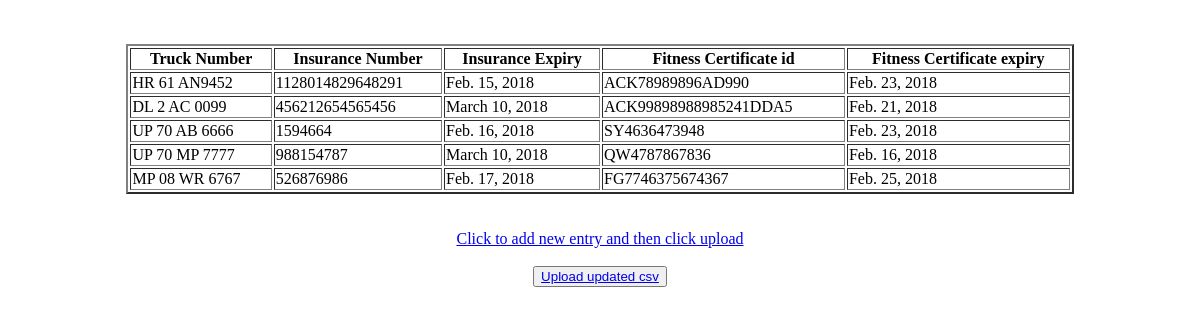
The app's page /tabular/, older data.
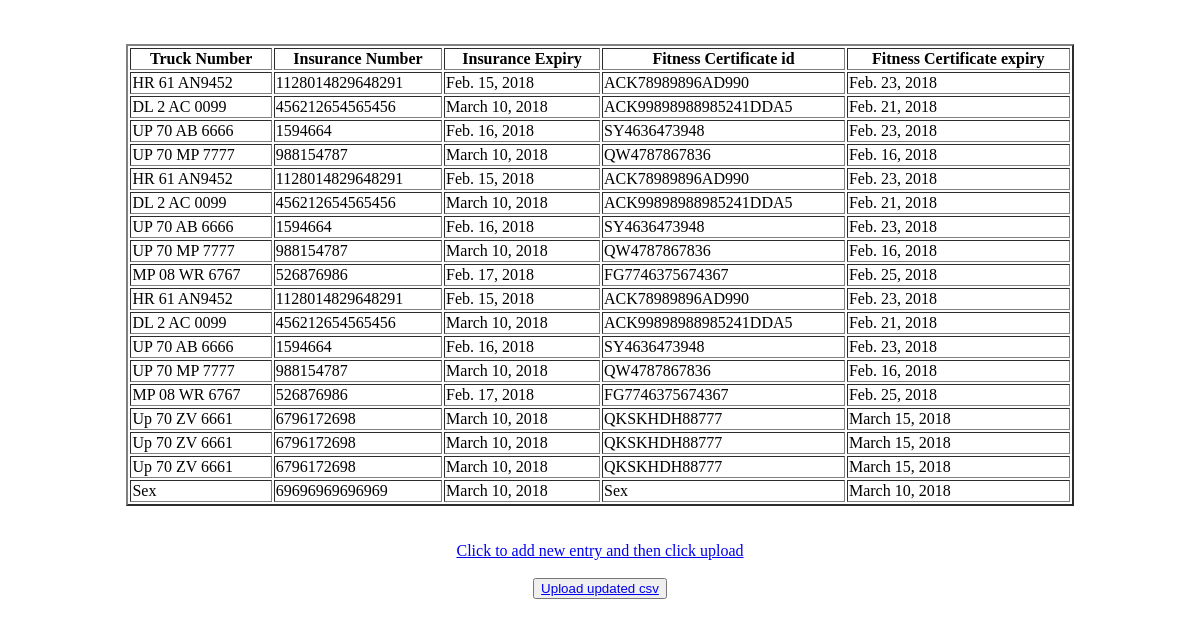
The same page, newer data.
### Companies/models.py (models this page shows, shortened)
class Truck(models.Model):
    truck_number=models.CharField(max_length=14)
    insurance_number=models.PositiveIntegerField()
    insurance_expiry=models.DateField()
    fitness_certificate_id=models.CharField(max_length=30,null=True,blank=True)
    fitness_certificate_expiry=models.DateField(default=None)
    image=models.ImageField(upload_to=upload_image_path,null=True,blank=True)

### Companies/views.py (the view)
# urls.py: url(r'tabular/$',tabular_detail),
def tabular_detail(request):
    context={
        'trucks':Truck.objects.all
    }
    return render(request,"companies/tabular.html",context)

### Companies/templates/companies/tabular.html (shortened to what this page needs)
    <center>
            <table style="width:80%" border="2">
                <tr>
                    <th><b>Truck Number</b></th>
                    <th><b>Insurance Number</b></th>
                    <th><b>Insurance Expiry</b></th>
                    <th><b>Fitness Certificate id</b></th>
                    <th><b>Fitness Certificate expiry</b></th>
                </tr>
                {%for k in trucks%}
                <tr>
                    <td>{{k.truck_number}}</td>
                    <td>{{k.insurance_number}}</td>
                    <td>{{k.insurance_expiry}}</td>
                    <td>{{k.fitness_certificate_id}}</td>
                    <td>{{k.fitness_certificate_expiry}}</td>
                </tr>
                {%endfor%}
            </table>
            <br>
            <br>
            <a href="https://docs.google.com/spreadsheets/d/1kp6kwkqimwIdkGK36WMnfpEncj-_EqNfVXGGDfmXeck/edit?usp=sharing" target="_blank">
            Click to add new entry and then click upload</a>
            <br>
            <br>
            <button type="submit"><a href="/upload">Upload updated csv</a></button>

Row changes from the older to the newer data that the page shows:
added Truck: truck_number "HR 61 AN9452", insurance_number "1128014829648291", insurance_expiry "Feb. 15, 2018", fitness_certificate_id "ACK78989896AD990", fitness_certificate_expiry "Feb. 23, 2018"
added Truck: truck_number "DL 2 AC 0099", insurance_number "456212654565456", insurance_expiry "March 10, 2018", fitness_certificate_id "ACK99898988985241DDA5", fitness_certificate_expiry "Feb. 21, 2018"
added Truck: truck_number "UP 70 AB 6666", insurance_number "1594664", insurance_expiry "Feb. 16, 2018", fitness_certificate_id "SY4636473948", fitness_certificate_expiry "Feb. 23, 2018"
added Truck: truck_number "UP 70 MP 7777", insurance_number "988154787", insurance_expiry "March 10, 2018", fitness_certificate_id "QW4787867836", fitness_certificate_expiry "Feb. 16, 2018"
added Truck: truck_number "HR 61 AN9452", insurance_number "1128014829648291", insurance_expiry "Feb. 15, 2018", fitness_certificate_id "ACK78989896AD990", fitness_certificate_expiry "Feb. 23, 2018"
added Truck: truck_number "DL 2 AC 0099", insurance_number "456212654565456", insurance_expiry "March 10, 2018", fitness_certificate_id "ACK99898988985241DDA5", fitness_certificate_expiry "Feb. 21, 2018"
added Truck: truck_number "UP 70 AB 6666", insurance_number "1594664", insurance_expiry "Feb. 16, 2018", fitness_certificate_id "SY4636473948", fitness_certificate_expiry "Feb. 23, 2018"
added Truck: truck_number "UP 70 MP 7777", insurance_number "988154787", insurance_expiry "March 10, 2018", fitness_certificate_id "QW4787867836", fitness_certificate_expiry "Feb. 16, 2018"
added Truck: truck_number "MP 08 WR 6767", insurance_number "526876986", insurance_expiry "Feb. 17, 2018", fitness_certificate_id "FG7746375674367", fitness_certificate_expiry "Feb. 25, 2018"
added Truck: truck_number "Up 70 ZV 6661", insurance_number "6796172698", insurance_expiry "March 10, 2018", fitness_certificate_id "QKSKHDH88777", fitness_certificate_expiry "March 15, 2018"
added Truck: truck_number "Up 70 ZV 6661", insurance_number "6796172698", insurance_expiry "March 10, 2018", fitness_certificate_id "QKSKHDH88777", fitness_certificate_expiry "March 15, 2018"
added Truck: truck_number "Up 70 ZV 6661", insurance_number "6796172698", insurance_expiry "March 10, 2018", fitness_certificate_id "QKSKHDH88777", fitness_certificate_expiry "March 15, 2018"
added Truck: truck_number "Sex", insurance_number "69696969696969", insurance_expiry "March 10, 2018", fitness_certificate_id "Sex", fitness_certificate_expiry "March 10, 2018"
